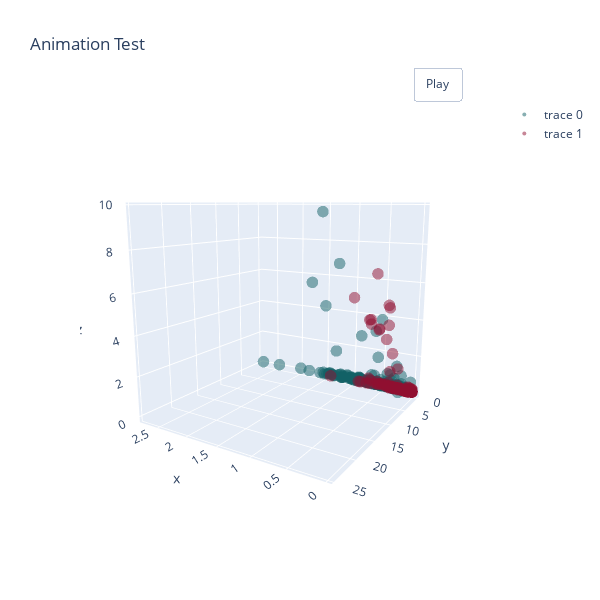

Notebook source saved alongside this figure:
### Code cell
t = np.linspace(0, 10, 50)
x = smokers_nl['LBXVBZ']
y = smokers_nl['LBXVXY']
z = smokers_nl['LBXVEB']

xp = non_smokers_nl['LBXVBZ']
yp = non_smokers_nl['LBXVXY']
zp = non_smokers_nl['LBXVEB']

fig = go.Figure([go.Scatter3d(x=x, y=y, z=z, mode='markers',marker=dict(
        size=4,
        color='#126166',                # set color to an array/list of desired values
        colorscale='Viridis',   # choose a colorscale
        opacity=0.5
    ) ),
    go.Scatter3d(x=xp, y=yp, z=zp, mode='markers',marker=dict(
        size=4,
        color='#900F30',                # set color to an array/list of desired values
        colorscale='Viridis',   # choose a colorscale
        opacity=0.5
    ) )])

x_eye = -1.25
y_eye = 2
z_eye = 0.5

fig.update_layout(
         title='Animation Test',
         width=600,
         height=600,
         scene_camera_eye=dict(x=x_eye, y=y_eye, z=z_eye),
         updatemenus=[dict(type='buttons',
                  showactive=False,
                  y=1,
                  x=0.8,
                  xanchor='left',
                  yanchor='bottom',
                  pad=dict(t=45, r=10),
                  buttons=[dict(label='Play',
                                 method='animate',
                                 args=[None, dict(frame=dict(duration=5, redraw=True), 
                                                             transition=dict(duration=0),
                                                             fromcurrent=True,
                                                             mode='immediate'
                                                            )]
                                            )
                                      ]
                              )
                        ]
)


def rotate_z(x, y, z, theta):
    w = x+1j*y
    return np.real(np.exp(1j*theta)*w), np.imag(np.exp(1j*theta)*w), z

frames=[]
for t in np.arange(0, 6.26, 0.1):
    xe, ye, ze = rotate_z(x_eye, y_eye, z_eye, -t)
    frames.append(go.Frame(layout=dict(scene_camera_eye=dict(x=xe, y=ye, z=ze))))
fig.frames=frames


fig.show()

### Figure 1 — Plotly figure (JSON) as saved in the notebook; plotly's stock layout.template omitted (floating-point values rounded to 4 significant figures; data arrays with more than 128 entries replaced by an {"elided": "..."} marker saying what was removed)
{"data": [{"marker": {"color": "#126166", "colorscale": [[0, "#440154"], [0.1111, "#482878"], [0.2222, "#3e4989"], [0.3333, "#31688e"], [0.4444, "#26828e"], [0.5556, "#1f9e89"], [0.6667, "#35b779"], [0.7778, "#6ece58"], [0.8889, "#b5de2b"], [1, "#fde725"]], "opacity": 0.5, "size": 4}, "mode": "markers", "type": "scatter3d", "x": {"elided": "4021 float values"}, "y": {"elided": "4021 float values"}, "z": {"elided": "4021 float values"}}, {"marker": {"color": "#900F30", "colorscale": [[0, "#440154"], [0.1111, "#482878"], [0.2222, "#3e4989"], [0.3333, "#31688e"], [0.4444, "#26828e"], [0.5556, "#1f9e89"], [0.6667, "#35b779"], [0.7778, "#6ece58"], [0.8889, "#b5de2b"], [1, "#fde725"]], "opacity": 0.5, "size": 4}, "mode": "markers", "type": "scatter3d", "x": {"elided": "3946 float values"}, "y": {"elided": "3946 float values"}, "z": {"elided": "3946 float values"}}], "layout": {"height": 600, "scene": {"camera": {"eye": {"x": -1.25, "y": 2, "z": 0.5}}}, "title": {"text": "Animation Test"}, "updatemenus": [{"buttons": [{"args": [null, {"frame": {"duration": 5, "redraw": true}, "fromcurrent": true, "mode": "immediate", "transition": {"duration": 0}}], "label": "Play", "method": "animate"}], "pad": {"r": 10, "t": 45}, "showactive": false, "type": "buttons", "x": 0.8, "xanchor": "left", "y": 1, "yanchor": "bottom"}], "width": 600}}
